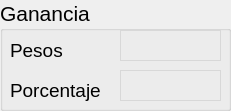
  <widget class="QGroupBox" name="groupBox_1">
   <property name="geometry">
    <rect>
     <x>870</x>
     <y>0</y>
     <width>231</width>
     <height>111</height>
    </rect>
   </property>
   <property name="font">
    <font>
     <pointsize>16</pointsize>
    </font>
   </property>
   <property name="title">
    <string>Ganancia</string>
   </property>
   <widget class="QLabel" name="label_3">
    <property name="geometry">
     <rect>
      <x>10</x>
      <y>40</y>
      <width>71</width>
      <height>21</height>
     </rect>
    </property>
    <property name="font">
     <font>
      <family>MS Shell Dlg 2</family>
      <pointsize>14</pointsize>
      <weight>50</weight>
      <italic>false</italic>
      <bold>false</bold>
     </font>
    </property>
    <property name="text">
     <string>Pesos</string>
    </property>
   </widget>
   <widget class="QLabel" name="label_5">
    <property name="geometry">
     <rect>
      <x>10</x>
      <y>80</y>
      <width>101</width>
      <height>21</height>
     </rect>
    </property>
    <property name="font">
     <font>
      <family>MS Shell Dlg 2</family>
      <pointsize>14</pointsize>
      <weight>50</weight>
      <italic>false</italic>
      <bold>false</bold>
     </font>
    </property>
    <property name="text">
     <string>Porcentaje</string>
    </property>
   </widget>
   <widget class="QLabel" name="label_GPorc">
    <property name="geometry">
     <rect>
      <x>120</x>
      <y>70</y>
      <width>101</width>
      <height>31</height>
     </rect>
    </property>
    <property name="font">
     <font>
      <family>MS Shell Dlg 2</family>
      <pointsize>14</pointsize>
      <weight>50</weight>
      <italic>false</italic>
      <bold>false</bold>
     </font>
    </property>
    <property name="styleSheet">
     <string notr="true">border: 1px solid black;
color: rgb(255, 0, 0);
border-color: rgb(216, 216, 216);</string>
    </property>
    <property name="text">
     <string/>
    </property>
    <property name="alignment">
     <set>Qt::AlignCenter</set>
    </property>
   </widget>
   <widget class="QLabel" name="label_GPesos">
    <property name="geometry">
     <rect>
      <x>120</x>
      <y>30</y>
      <width>101</width>
      <height>31</height>
     </rect>
    </property>
    <property name="font">
     <font>
      <family>MS Shell Dlg 2</family>
      <pointsize>14</pointsize>
      <weight>50</weight>
      <italic>false</italic>
      <bold>false</bold>
     </font>
    </property>
    <property name="styleSheet">
     <string notr="true">border: 1px solid black;
color: rgb(255, 0, 0);
border-color: rgb(216, 216, 216);</string>
    </property>
    <property name="text">
     <string/>
    </property>
    <property name="alignment">
     <set>Qt::AlignCenter</set>
    </property>
   </widget>
  </widget>
